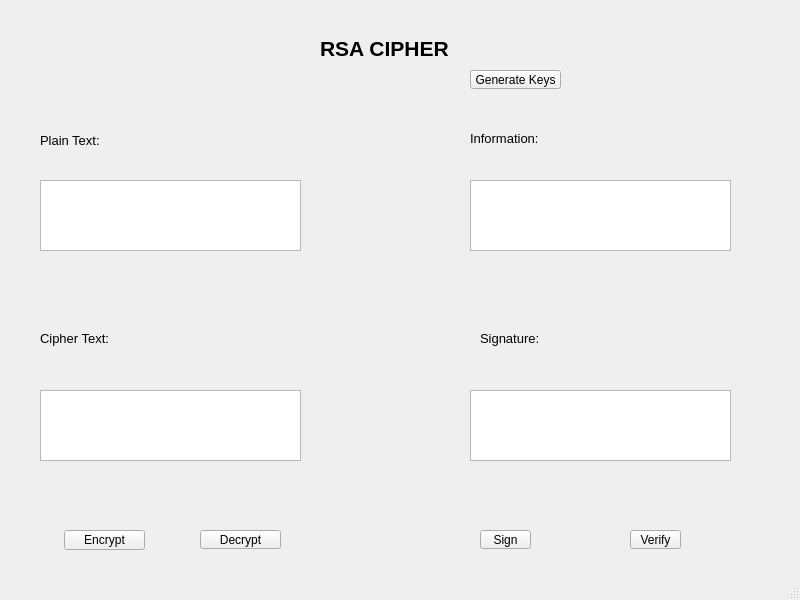
<?xml version="1.0" encoding="UTF-8"?>
<ui version="4.0">
 <class>MainWindow</class>
 <widget class="QMainWindow" name="MainWindow">
  <property name="geometry">
   <rect>
    <x>0</x>
    <y>0</y>
    <width>800</width>
    <height>600</height>
   </rect>
  </property>
  <property name="windowTitle">
   <string>MainWindow</string>
  </property>
  <widget class="QWidget" name="centralwidget">
   <widget class="QLabel" name="label">
    <property name="geometry">
     <rect>
      <x>320</x>
      <y>40</y>
      <width>151</width>
      <height>16</height>
     </rect>
    </property>
    <property name="font">
     <font>
      <pointsize>16</pointsize>
      <weight>75</weight>
      <bold>true</bold>
     </font>
    </property>
    <property name="text">
     <string>RSA CIPHER</string>
    </property>
   </widget>
   <widget class="QLabel" name="label_2">
    <property name="geometry">
     <rect>
      <x>40</x>
      <y>130</y>
      <width>71</width>
      <height>21</height>
     </rect>
    </property>
    <property name="font">
     <font>
      <pointsize>10</pointsize>
     </font>
    </property>
    <property name="text">
     <string>Plain Text:</string>
    </property>
   </widget>
   <widget class="QLabel" name="label_3">
    <property name="geometry">
     <rect>
      <x>40</x>
      <y>330</y>
      <width>81</width>
      <height>16</height>
     </rect>
    </property>
    <property name="font">
     <font>
      <pointsize>10</pointsize>
     </font>
    </property>
    <property name="text">
     <string>Cipher Text:</string>
    </property>
   </widget>
   <widget class="QLabel" name="label_4">
    <property name="geometry">
     <rect>
      <x>470</x>
      <y>130</y>
      <width>81</width>
      <height>16</height>
     </rect>
    </property>
    <property name="font">
     <font>
      <pointsize>10</pointsize>
     </font>
    </property>
    <property name="text">
     <string>Information:</string>
    </property>
   </widget>
   <widget class="QLabel" name="label_5">
    <property name="geometry">
     <rect>
      <x>480</x>
      <y>330</y>
      <width>71</width>
      <height>16</height>
     </rect>
    </property>
    <property name="font">
     <font>
      <pointsize>10</pointsize>
     </font>
    </property>
    <property name="text">
     <string>Signature:</string>
    </property>
   </widget>
   <widget class="QPlainTextEdit" name="txt_plain_text">
    <property name="geometry">
     <rect>
      <x>40</x>
      <y>180</y>
      <width>261</width>
      <height>71</height>
     </rect>
    </property>
   </widget>
   <widget class="QPlainTextEdit" name="txt_infor">
    <property name="geometry">
     <rect>
      <x>470</x>
      <y>180</y>
      <width>261</width>
      <height>71</height>
     </rect>
    </property>
   </widget>
   <widget class="QPlainTextEdit" name="txt_cipher_text">
    <property name="geometry">
     <rect>
      <x>40</x>
      <y>390</y>
      <width>261</width>
      <height>71</height>
     </rect>
    </property>
   </widget>
   <widget class="QPlainTextEdit" name="txt_signature">
    <property name="geometry">
     <rect>
      <x>470</x>
      <y>390</y>
      <width>261</width>
      <height>71</height>
     </rect>
    </property>
   </widget>
   <widget class="QToolButton" name="btn_encrypt">
    <property name="geometry">
     <rect>
      <x>64</x>
      <y>530</y>
      <width>81</width>
      <height>20</height>
     </rect>
    </property>
    <property name="text">
     <string>Encrypt</string>
    </property>
   </widget>
   <widget class="QToolButton" name="btn_decrypt">
    <property name="geometry">
     <rect>
      <x>200</x>
      <y>530</y>
      <width>81</width>
      <height>19</height>
     </rect>
    </property>
    <property name="text">
     <string>Decrypt</string>
    </property>
   </widget>
   <widget class="QToolButton" name="btn_sign">
    <property name="geometry">
     <rect>
      <x>480</x>
      <y>530</y>
      <width>51</width>
      <height>19</height>
     </rect>
    </property>
    <property name="text">
     <string>Sign</string>
    </property>
   </widget>
   <widget class="QToolButton" name="btn_verify">
    <property name="geometry">
     <rect>
      <x>630</x>
      <y>530</y>
      <width>51</width>
      <height>19</height>
     </rect>
    </property>
    <property name="text">
     <string>Verify</string>
    </property>
   </widget>
   <widget class="QToolButton" name="btn_generate_keys">
    <property name="geometry">
     <rect>
      <x>470</x>
      <y>70</y>
      <width>91</width>
      <height>19</height>
     </rect>
    </property>
    <property name="text">
     <string>Generate Keys</string>
    </property>
   </widget>
  </widget>
  <widget class="QMenuBar" name="menubar">
   <property name="geometry">
    <rect>
     <x>0</x>
     <y>0</y>
     <width>800</width>
     <height>21</height>
    </rect>
   </property>
  </widget>
  <widget class="QStatusBar" name="statusbar"/>
 </widget>
 <resources/>
 <connections/>
</ui>
